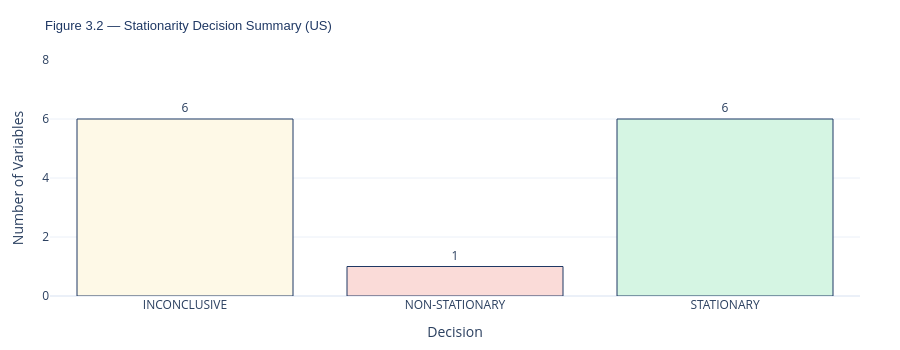

The cell this chart's notebook holds for it:
### Code cell
# 3.4  Decision summary
decision_counts = (stat_df.groupby('Decision')['Variable']
                   .count().reset_index())
decision_counts.columns = ['Decision', 'Count']

fig2 = go.Figure(go.Bar(
    x=decision_counts['Decision'],
    y=decision_counts['Count'],
    marker_color=[DECISION_COLOURS_STAT.get(d, AMBER)
                  for d in decision_counts['Decision']],
    marker_line_color=NAVY,
    marker_line_width=1,
    text=decision_counts['Count'],
    textposition='outside',
    hovertemplate='%{x}: %{y} variables<extra></extra>',
))
fig2.update_layout(
    title=dict(
        text=f'Figure 3.2 — Stationarity Decision Summary ({COUNTRY})',
        font=dict(size=13, color=NAVY, family='Arial'),
    ),
    xaxis_title='Decision',
    yaxis_title='Number of Variables',
    yaxis=dict(range=[0, decision_counts['Count'].max() + 2]),
    template=TEMPLATE,
    height=350,
    margin=dict(t=60, b=40, l=50, r=40),
)
fig2.show()

### Figure 1 — Plotly figure (JSON) as saved in the notebook; plotly's stock layout.template omitted (floating-point values rounded to 4 significant figures)
{"data": [{"hovertemplate": "%{x}: %{y} variables<extra></extra>", "marker": {"color": ["#FEF9E7", "#FADBD8", "#D5F5E3"], "line": {"color": "#1F3864", "width": 1}}, "text": [6.0, 1.0, 6.0], "textposition": "outside", "type": "bar", "x": ["INCONCLUSIVE", "NON-STATIONARY", "STATIONARY"], "y": [6, 1, 6]}], "layout": {"height": 350, "margin": {"b": 40, "l": 50, "r": 40, "t": 60}, "title": {"font": {"color": "#1F3864", "family": "Arial", "size": 13}, "text": "Figure 3.2 — Stationarity Decision Summary (US)"}, "xaxis": {"title": {"text": "Decision"}}, "yaxis": {"range": [0, 8], "title": {"text": "Number of Variables"}}}}
